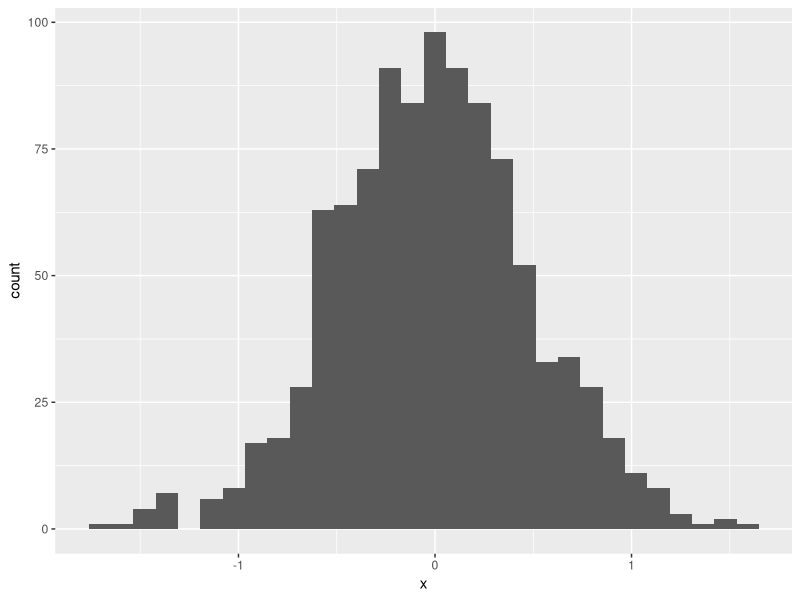
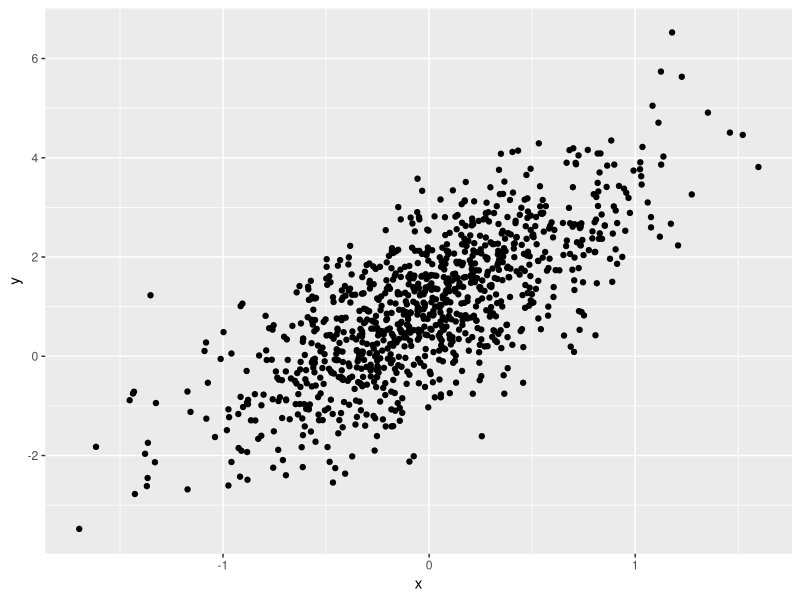

Generate these figures, in order, with R:
## ---- chunk 1
library(tidyverse)
## ---- chunk 2
set.seed(1234)

plot_df = tibble(
  x = rnorm(1000, sd = .5),
  y = 1 + 2 * x + rnorm(1000)
)
## ---- chunk 3
ggplot(plot_df, aes(x = x)) + geom_histogram()
## ---- chunk 4
ggplot(plot_df, aes(x = x, y = y)) + geom_point()
## ---- chunk 5

